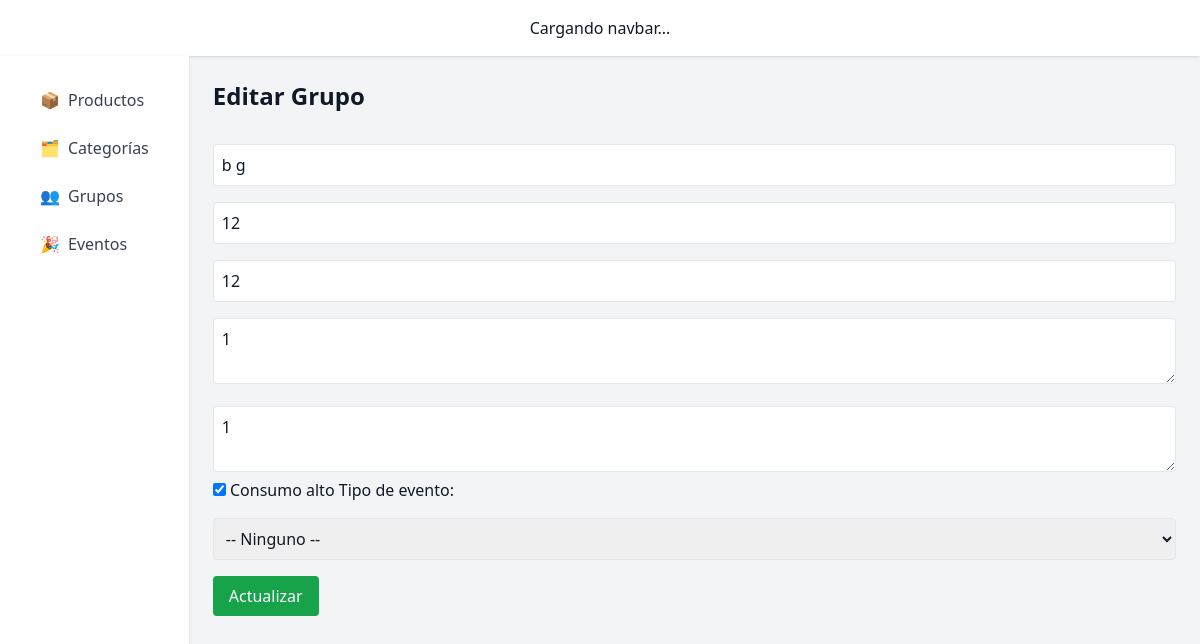
Screenshot of /group/2/edit/ (signed in) with the database file from the repository.
### core/models/group.py (models this page shows, shortened)
class Group(models.Model):
    name = models.CharField(max_length=100)
    creator = models.ForeignKey(UserAccount, on_delete=models.CASCADE, related_name='owned_groups')
    members = models.ManyToManyField(UserAccount, related_name='groups_in')
    people_count = models.IntegerField()
    duration_days = models.IntegerField()
    preferences = models.TextField(blank=True)
    restrictions = models.TextField(blank=True)
    created_at = models.DateTimeField(auto_now_add=True)
    event_type = models.ForeignKey(EventType, on_delete=models.SET_NULL, null=True, blank=True)
    high_consume = models.BooleanField(default=False)
    invite_code = models.CharField(max_length=10, unique=True, blank=True)

### core/views.py (the view, shortened to what this page needs)
# urls.py: path('group/<int:pk>/edit/', group_edit_view, name='group_edit'),
@csrf_protect
def group_edit_view(request, pk):
    group = get_object_or_404(Group, pk=pk)
    event_types = EventType.objects.all()
    return render(request, "core/group_form.html", {
        "group": group,
        "event_type_list": event_types,
        "edit_mode": True
    })

### core/templates/core/group_form.html (shortened to what this page needs)
{% extends "base.html" %}
{% block content %}
<h2 class="text-2xl font-semibold mb-4">{% if edit_mode %}Editar Grupo{% else %}Crear Grupo{% endif %}</h2>
<form method="POST" class="space-y-4">
  <input type="text" name="name" placeholder="Nombre del grupo" class="w-full p-2 border rounded" required value="{{ group.name|default:'' }}" {% if edit_mode %}readonly{% endif %}>
  <input type="number" name="people_count" placeholder="Número de personas" class="w-full p-2 border rounded" required value="{{ group.people_count|default:'' }}">
  <input type="number" name="duration_days" placeholder="Duración en días" class="w-full p-2 border rounded" required value="{{ group.duration_days|default:'' }}">
  <textarea name="preferences" placeholder="Preferencias" class="w-full p-2 border rounded">{{ group.preferences|default:'' }}</textarea>
  <textarea name="restrictions" placeholder="Restricciones" class="w-full p-2 border rounded">{{ group.restrictions|default:'' }}</textarea>
  <label><input type="checkbox" name="high_consume" {% if group.high_consume %}checked{% endif %}> Consumo alto</label>
  <label>Tipo de evento:</label>
  <select name="event_type" class="w-full p-2 border rounded">
    <option value="">-- Ninguno --</option>
  </select>
  <button type="submit" class="bg-green-600 text-white px-4 py-2 rounded">
    {% if edit_mode %}Actualizar{% else %}Guardar{% endif %}
  </button>
</form>
{% endblock %}

### rows the page displays
Group: name "b g", people_count "12", duration_days "12", preferences "1", restrictions "1", high_consume "☑"
